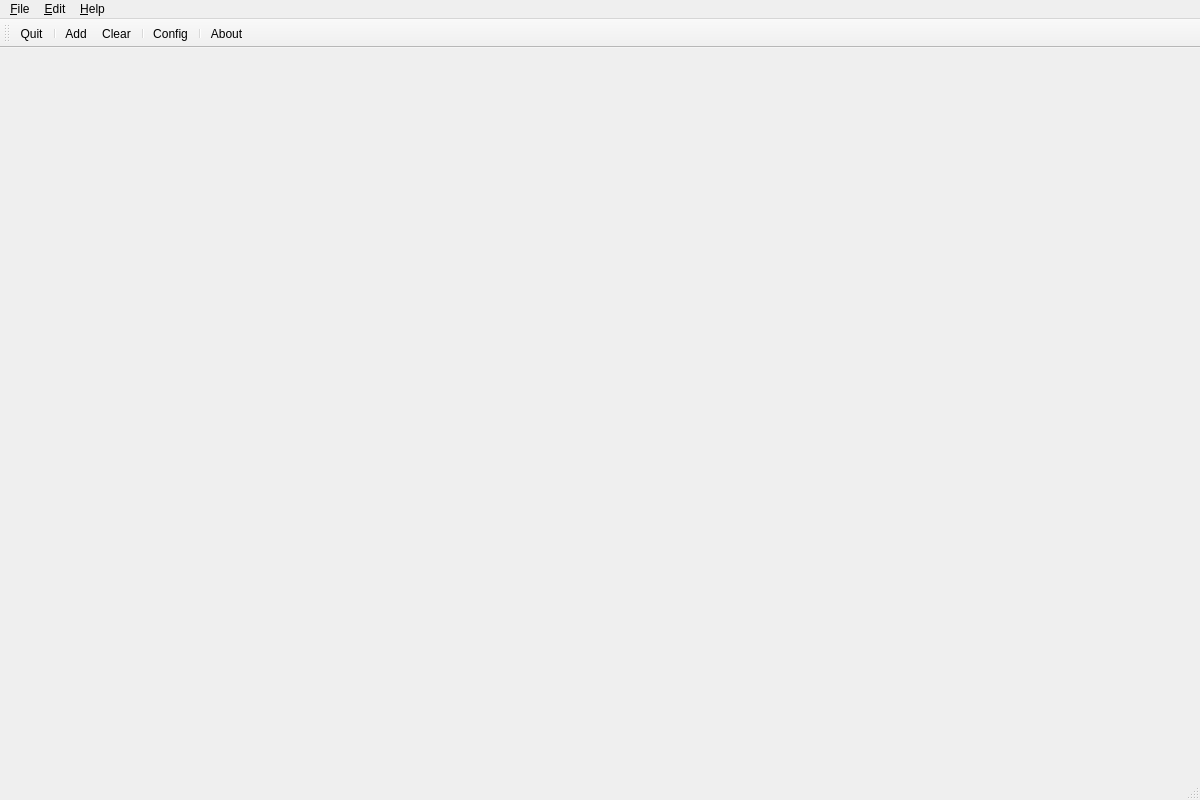
<?xml version="1.0" encoding="UTF-8"?>
<ui version="4.0">
 <class>MainWindow</class>
 <widget class="QMainWindow" name="MainWindow">
  <property name="geometry">
   <rect>
    <x>0</x>
    <y>0</y>
    <width>1200</width>
    <height>800</height>
   </rect>
  </property>
  <property name="windowTitle">
   <string>dmmsnoop</string>
  </property>
  <widget class="QTableView" name="QTb_MiMsgGrid">
   <property name="font">
    <font>
     <family>Liberation Mono</family>
     <pointsize>9</pointsize>
     <italic>true</italic>
    </font>
   </property>
   <property name="midLineWidth">
    <number>1</number>
   </property>
   <property name="horizontalScrollBarPolicy">
    <enum>Qt::ScrollBarAsNeeded</enum>
   </property>
   <property name="editTriggers">
    <set>QAbstractItemView::CurrentChanged|QAbstractItemView::SelectedClicked</set>
   </property>
   <property name="alternatingRowColors">
    <bool>false</bool>
   </property>
   <property name="selectionMode">
    <enum>QAbstractItemView::SingleSelection</enum>
   </property>
   <property name="verticalScrollMode">
    <enum>QAbstractItemView::ScrollPerPixel</enum>
   </property>
   <property name="horizontalScrollMode">
    <enum>QAbstractItemView::ScrollPerPixel</enum>
   </property>
   <attribute name="horizontalHeaderDefaultSectionSize">
    <number>150</number>
   </attribute>
   <attribute name="horizontalHeaderStretchLastSection">
    <bool>true</bool>
   </attribute>
   <attribute name="verticalHeaderVisible">
    <bool>true</bool>
   </attribute>
  </widget>
  <widget class="QMenuBar" name="menubar">
   <property name="geometry">
    <rect>
     <x>0</x>
     <y>0</y>
     <width>800</width>
     <height>26</height>
    </rect>
   </property>
   <widget class="QMenu" name="menuFile">
    <property name="title">
     <string>&amp;File</string>
    </property>
    <addaction name="QAc_AppQuit"/>
   </widget>
   <widget class="QMenu" name="menuEdit">
    <property name="title">
     <string>&amp;Edit</string>
    </property>
    <addaction name="QAc_MiMsgOutAdd"/>
    <addaction name="QAc_MiMsgListClear"/>
    <addaction name="separator"/>
    <addaction name="QAc_AppConfig"/>
   </widget>
   <widget class="QMenu" name="menuHelp">
    <property name="title">
     <string>&amp;Help</string>
    </property>
    <addaction name="QAc_AppAbout"/>
   </widget>
   <addaction name="menuFile"/>
   <addaction name="menuEdit"/>
   <addaction name="menuHelp"/>
  </widget>
  <widget class="QStatusBar" name="statusbar"/>
  <widget class="QToolBar" name="toolBar">
   <property name="windowTitle">
    <string>toolBar</string>
   </property>
   <property name="iconSize">
    <size>
     <width>16</width>
     <height>16</height>
    </size>
   </property>
   <property name="toolButtonStyle">
    <enum>Qt::ToolButtonTextUnderIcon</enum>
   </property>
   <attribute name="toolBarArea">
    <enum>TopToolBarArea</enum>
   </attribute>
   <attribute name="toolBarBreak">
    <bool>false</bool>
   </attribute>
   <addaction name="QAc_AppQuit"/>
   <addaction name="separator"/>
   <addaction name="QAc_MiMsgOutAdd"/>
   <addaction name="QAc_MiMsgListClear"/>
   <addaction name="separator"/>
   <addaction name="QAc_AppConfig"/>
   <addaction name="separator"/>
   <addaction name="QAc_AppAbout"/>
  </widget>
  <action name="QAc_MiMsgOutAdd">
   <property name="icon">
    <iconset resource="resources.qrc">
     <normaloff>:/dmmsnoop/images/16x16/add.png</normaloff>:/dmmsnoop/images/16x16/add.png</iconset>
   </property>
   <property name="text">
    <string>Add</string>
   </property>
   <property name="toolTip">
    <string>Add a MIDI message to send.</string>
   </property>
   <property name="shortcut">
    <string>Ctrl+D</string>
   </property>
  </action>
  <action name="QAc_MiMsgListClear">
   <property name="icon">
    <iconset resource="resources.qrc">
     <normaloff>:/dmmsnoop/images/16x16/clear.png</normaloff>:/dmmsnoop/images/16x16/clear.png</iconset>
   </property>
   <property name="text">
    <string>Clear</string>
   </property>
   <property name="toolTip">
    <string>Clear MIDI messages.</string>
   </property>
   <property name="shortcut">
    <string>Ctrl+L</string>
   </property>
  </action>
  <action name="QAc_AppQuit">
   <property name="icon">
    <iconset resource="resources.qrc">
     <normaloff>:/dmmsnoop/images/16x16/quit.png</normaloff>:/dmmsnoop/images/16x16/quit.png</iconset>
   </property>
   <property name="text">
    <string>Quit</string>
   </property>
   <property name="toolTip">
    <string>Quit this application.</string>
   </property>
   <property name="shortcut">
    <string>Ctrl+Q</string>
   </property>
  </action>
  <action name="QAc_AppConfig">
   <property name="icon">
    <iconset resource="resources.qrc">
     <normaloff>:/dmmsnoop/images/16x16/configure.png</normaloff>:/dmmsnoop/images/16x16/configure.png</iconset>
   </property>
   <property name="text">
    <string>Config</string>
   </property>
   <property name="toolTip">
    <string>Various setup parameters</string>
   </property>
   <property name="shortcut">
    <string>Ctrl+O</string>
   </property>
  </action>
  <action name="QAc_AppAbout">
   <property name="icon">
    <iconset resource="resources.qrc">
     <normaloff>:/dmmsnoop/images/16x16/information.png</normaloff>:/dmmsnoop/images/16x16/information.png</iconset>
   </property>
   <property name="text">
    <string>About</string>
   </property>
   <property name="toolTip">
    <string>About dmmsnoop.</string>
   </property>
   <property name="shortcut">
    <string>Ctrl+A</string>
   </property>
  </action>
 </widget>
 <resources>
  <include location="resources.qrc"/>
 </resources>
 <connections/>
</ui>
